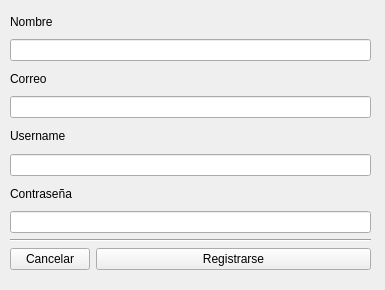
<?xml version="1.0" encoding="UTF-8"?>
<ui version="4.0">
 <class>RegisterView</class>
 <widget class="QWidget" name="RegisterView">
  <property name="geometry">
   <rect>
    <x>0</x>
    <y>0</y>
    <width>385</width>
    <height>290</height>
   </rect>
  </property>
  <property name="windowTitle">
   <string>Form</string>
  </property>
  <widget class="QWidget" name="verticalLayoutWidget">
   <property name="geometry">
    <rect>
     <x>10</x>
     <y>10</y>
     <width>361</width>
     <height>261</height>
    </rect>
   </property>
   <layout class="QVBoxLayout" name="verticalLayout">
    <item>
     <widget class="QLabel" name="label">
      <property name="text">
       <string>Nombre</string>
      </property>
     </widget>
    </item>
    <item>
     <widget class="QLineEdit" name="lineEdit"/>
    </item>
    <item>
     <widget class="QLabel" name="label_2">
      <property name="text">
       <string>Correo</string>
      </property>
     </widget>
    </item>
    <item>
     <widget class="QLineEdit" name="lineEdit_2"/>
    </item>
    <item>
     <widget class="QLabel" name="label_3">
      <property name="text">
       <string>Username</string>
      </property>
     </widget>
    </item>
    <item>
     <widget class="QLineEdit" name="lineEdit_3"/>
    </item>
    <item>
     <widget class="QLabel" name="label_4">
      <property name="text">
       <string>Contraseña</string>
      </property>
     </widget>
    </item>
    <item>
     <widget class="QLineEdit" name="lineEdit_4"/>
    </item>
    <item>
     <widget class="Line" name="line">
      <property name="orientation">
       <enum>Qt::Horizontal</enum>
      </property>
     </widget>
    </item>
    <item>
     <layout class="QFormLayout" name="formLayout">
      <item row="0" column="0">
       <widget class="QPushButton" name="pushButton">
        <property name="text">
         <string>Cancelar</string>
        </property>
       </widget>
      </item>
      <item row="0" column="1">
       <widget class="QPushButton" name="pushButton_2">
        <property name="text">
         <string>Registrarse</string>
        </property>
       </widget>
      </item>
     </layout>
    </item>
   </layout>
  </widget>
 </widget>
 <resources/>
 <connections/>
</ui>
